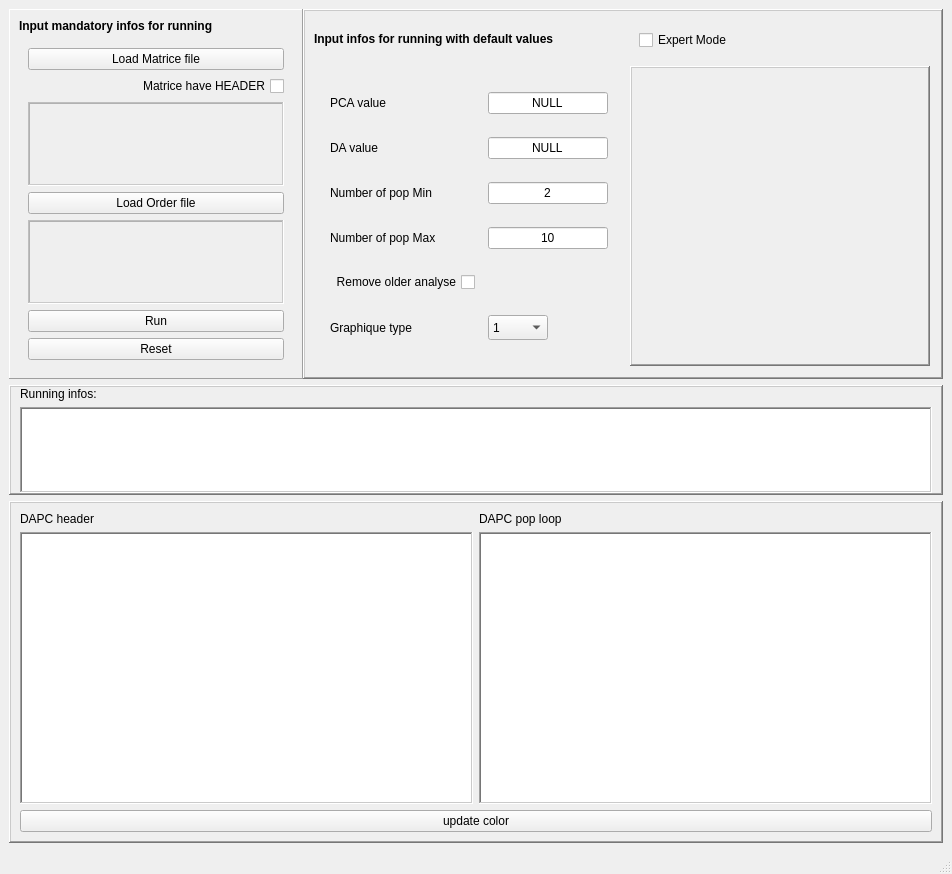
<?xml version="1.0" encoding="UTF-8"?>
<ui version="4.0">
 <class>dapc</class>
 <widget class="QMainWindow" name="dapc">
  <property name="windowModality">
   <enum>Qt::WindowModal</enum>
  </property>
  <property name="geometry">
   <rect>
    <x>0</x>
    <y>0</y>
    <width>952</width>
    <height>874</height>
   </rect>
  </property>
  <property name="sizePolicy">
   <sizepolicy hsizetype="Minimum" vsizetype="Minimum">
    <horstretch>0</horstretch>
    <verstretch>0</verstretch>
   </sizepolicy>
  </property>
  <property name="focusPolicy">
   <enum>Qt::StrongFocus</enum>
  </property>
  <property name="windowTitle">
   <string>GUI Run DAPC</string>
  </property>
  <property name="windowIcon">
   <iconset>
    <normaloff>../../../../../../../../run/user/1000/gvfs/sftp:host=cc2-login.cirad.fr,user=sravel/homedir/sravel/programme/ScriptsSEB/scripts/GUI/DAPC/includes/icon.ico</normaloff>../../../../../../../../run/user/1000/gvfs/sftp:host=cc2-login.cirad.fr,user=sravel/homedir/sravel/programme/ScriptsSEB/scripts/GUI/DAPC/includes/icon.ico</iconset>
  </property>
  <property name="accessibleName">
   <string>GUI Run_DAPC</string>
  </property>
  <property name="iconSize">
   <size>
    <width>32</width>
    <height>32</height>
   </size>
  </property>
  <property name="toolButtonStyle">
   <enum>Qt::ToolButtonFollowStyle</enum>
  </property>
  <property name="documentMode">
   <bool>true</bool>
  </property>
  <widget class="QWidget" name="centralwidget">
   <layout class="QGridLayout" name="gridLayout_5">
    <item row="1" column="1" colspan="2">
     <widget class="QFrame" name="frameRun">
      <property name="maximumSize">
       <size>
        <width>16777215</width>
        <height>110</height>
       </size>
      </property>
      <property name="frameShape">
       <enum>QFrame::WinPanel</enum>
      </property>
      <property name="frameShadow">
       <enum>QFrame::Raised</enum>
      </property>
      <layout class="QGridLayout" name="gridLayout_3">
       <property name="topMargin">
        <number>0</number>
       </property>
       <property name="rightMargin">
        <number>9</number>
       </property>
       <property name="bottomMargin">
        <number>0</number>
       </property>
       <item row="3" column="0">
        <widget class="QPlainTextEdit" name="runningPlainTextEdit">
         <property name="enabled">
          <bool>true</bool>
         </property>
         <property name="maximumSize">
          <size>
           <width>16777215</width>
           <height>150</height>
          </size>
         </property>
         <property name="toolTip">
          <string>See running info here</string>
         </property>
         <property name="frameShape">
          <enum>QFrame::WinPanel</enum>
         </property>
         <property name="frameShadow">
          <enum>QFrame::Sunken</enum>
         </property>
        </widget>
       </item>
       <item row="2" column="0">
        <widget class="QLabel" name="runningLabel">
         <property name="maximumSize">
          <size>
           <width>16777215</width>
           <height>20</height>
          </size>
         </property>
         <property name="text">
          <string>Running infos:</string>
         </property>
        </widget>
       </item>
      </layout>
     </widget>
    </item>
    <item row="2" column="1" colspan="2">
     <widget class="QFrame" name="expertFrame">
      <property name="frameShape">
       <enum>QFrame::WinPanel</enum>
      </property>
      <property name="frameShadow">
       <enum>QFrame::Raised</enum>
      </property>
      <layout class="QGridLayout" name="gridLayout_7">
       <item row="4" column="1">
        <widget class="QPlainTextEdit" name="DAPCfixPlainTextEdit">
         <property name="focusPolicy">
          <enum>Qt::ClickFocus</enum>
         </property>
         <property name="toolTip">
          <string>Code contain DAPC header to load librairy,  load data and do PCA</string>
         </property>
         <property name="frameShape">
          <enum>QFrame::WinPanel</enum>
         </property>
         <property name="plainText">
          <string/>
         </property>
        </widget>
       </item>
       <item row="4" column="2">
        <widget class="QPlainTextEdit" name="DAPCchangePlainTextEdit">
         <property name="focusPolicy">
          <enum>Qt::ClickFocus</enum>
         </property>
         <property name="toolTip">
          <string>R code use in loop to build all graph/tab between popMin popMax</string>
         </property>
         <property name="frameShape">
          <enum>QFrame::WinPanel</enum>
         </property>
         <property name="plainText">
          <string/>
         </property>
        </widget>
       </item>
       <item row="2" column="2">
        <widget class="QLabel" name="DAPCchangeLabel">
         <property name="text">
          <string>DAPC pop loop</string>
         </property>
        </widget>
       </item>
       <item row="2" column="1">
        <widget class="QLabel" name="DAPCfixLabel">
         <property name="text">
          <string>DAPC header</string>
         </property>
        </widget>
       </item>
       <item row="5" column="1" colspan="2">
        <widget class="QPushButton" name="updateColorPushButton">
         <property name="text">
          <string>update color</string>
         </property>
        </widget>
       </item>
      </layout>
     </widget>
    </item>
    <item row="0" column="1" colspan="2">
     <widget class="QFrame" name="frame">
      <property name="sizePolicy">
       <sizepolicy hsizetype="Minimum" vsizetype="Minimum">
        <horstretch>0</horstretch>
        <verstretch>0</verstretch>
       </sizepolicy>
      </property>
      <property name="maximumSize">
       <size>
        <width>16777215</width>
        <height>370</height>
       </size>
      </property>
      <property name="frameShape">
       <enum>QFrame::NoFrame</enum>
      </property>
      <property name="frameShadow">
       <enum>QFrame::Raised</enum>
      </property>
      <layout class="QHBoxLayout" name="horizontalLayout">
       <property name="spacing">
        <number>0</number>
       </property>
       <property name="leftMargin">
        <number>0</number>
       </property>
       <property name="topMargin">
        <number>0</number>
       </property>
       <property name="rightMargin">
        <number>0</number>
       </property>
       <property name="bottomMargin">
        <number>0</number>
       </property>
       <item>
        <spacer name="horizontalSpacer">
         <property name="orientation">
          <enum>Qt::Horizontal</enum>
         </property>
         <property name="sizeHint" stdset="0">
          <size>
           <width>0</width>
           <height>20</height>
          </size>
         </property>
        </spacer>
       </item>
       <item>
        <widget class="QFrame" name="frameMandatory">
         <property name="maximumSize">
          <size>
           <width>500</width>
           <height>370</height>
          </size>
         </property>
         <property name="frameShape">
          <enum>QFrame::Panel</enum>
         </property>
         <property name="frameShadow">
          <enum>QFrame::Raised</enum>
         </property>
         <layout class="QFormLayout" name="formLayout">
          <item row="0" column="0">
           <widget class="QLabel" name="labelMandatory">
            <property name="text">
             <string>&lt;html&gt;&lt;head/&gt;&lt;body&gt;&lt;p&gt;&lt;span style=&quot; font-weight:600;&quot;&gt;Input mandatory infos for running&lt;/span&gt;&lt;/p&gt;&lt;/body&gt;&lt;/html&gt;</string>
            </property>
            <property name="textFormat">
             <enum>Qt::RichText</enum>
            </property>
           </widget>
          </item>
          <item row="1" column="0">
           <widget class="QFrame" name="loadFrame">
            <property name="frameShape">
             <enum>QFrame::NoFrame</enum>
            </property>
            <property name="frameShadow">
             <enum>QFrame::Raised</enum>
            </property>
            <layout class="QGridLayout" name="gridLayout_4">
             <item row="6" column="0">
              <widget class="QPushButton" name="resetPushButton">
               <property name="toolTip">
                <string>&lt;html&gt;&lt;head/&gt;&lt;body&gt;&lt;p&gt;Reset to default value all  programm's options&lt;/p&gt;&lt;/body&gt;&lt;/html&gt;</string>
               </property>
               <property name="whatsThis">
                <string>&lt;html&gt;&lt;head/&gt;&lt;body&gt;&lt;p&gt;reset the programm&lt;/p&gt;&lt;/body&gt;&lt;/html&gt;</string>
               </property>
               <property name="accessibleName">
                <string>buttonReset</string>
               </property>
               <property name="text">
                <string>Reset</string>
               </property>
               <property name="checkable">
                <bool>false</bool>
               </property>
              </widget>
             </item>
             <item row="4" column="0">
              <widget class="QPlainTextEdit" name="orderPlainTextEdit">
               <property name="enabled">
                <bool>false</bool>
               </property>
               <property name="acceptDrops">
                <bool>false</bool>
               </property>
               <property name="toolTip">
                <string/>
               </property>
               <property name="whatsThis">
                <string>&lt;html&gt;&lt;head/&gt;&lt;body&gt;&lt;p&gt;Load or Add list of NCBI Accession&lt;/p&gt;&lt;p&gt;of nucleotide and or proteique database&lt;/p&gt;&lt;/body&gt;&lt;/html&gt;</string>
               </property>
               <property name="accessibleName">
                <string>plainTxtAccession</string>
               </property>
               <property name="frameShape">
                <enum>QFrame::WinPanel</enum>
               </property>
               <property name="plainText">
                <string/>
               </property>
              </widget>
             </item>
             <item row="0" column="0">
              <widget class="QPushButton" name="loadMatriceFilePushButton">
               <property name="toolTip">
                <string>&lt;!DOCTYPE HTML PUBLIC &quot;-//W3C//DTD HTML 4.0//EN&quot; &quot;http://www.w3.org/TR/REC-html40/strict.dtd&quot;&gt;
&lt;html&gt;&lt;head&gt;&lt;meta name=&quot;qrichtext&quot; content=&quot;1&quot; /&gt;&lt;style type=&quot;text/css&quot;&gt;
p, li { white-space: pre-wrap; }
&lt;/style&gt;&lt;/head&gt;&lt;body style=&quot; font-family:'Ubuntu'; font-size:11pt; font-weight:400; font-style:normal;&quot;&gt;
&lt;p style=&quot; margin-top:12px; margin-bottom:12px; margin-left:0px; margin-right:0px; -qt-block-indent:0; text-indent:0px;&quot;&gt;Open file dialog to load matrice file (tabular)&lt;\br&gt;EXEMPLE&lt;\br&gt;:&lt;/p&gt;
&lt;table&gt;&lt;thead&gt;&lt;tr&gt;&lt;th&gt; &lt;/th&gt;&lt;th&gt;Pyrms37&lt;/th&gt;&lt;th&gt;Pyrms47&lt;/th&gt;&lt;th&gt;Pyrms63&lt;/th&gt;&lt;th&gt;Pyrms77B&lt;/th&gt;&lt;th&gt;Pyrms83B&lt;/th&gt;&lt;th&gt;Pyrms233&lt;/th&gt;&lt;th&gt;Pyrms319&lt;/th&gt;&lt;th&gt;Pyrms427&lt;/th&gt;&lt;th&gt;Pyrms607&lt;/th&gt;&lt;th&gt;Pyrms657&lt;/th&gt;&lt;/tr&gt;&lt;/thead&gt;&lt;tbody&gt;&lt;tr&gt;&lt;td&gt;BD0009&lt;/td&gt;&lt;td&gt;199&lt;/td&gt;&lt;td&gt;165&lt;/td&gt;&lt;td&gt;167&lt;/td&gt;&lt;td&gt;194&lt;/td&gt;&lt;td&gt;124&lt;/td&gt;&lt;td&gt;259&lt;/td&gt;&lt;td&gt;281&lt;/td&gt;&lt;td&gt;213&lt;/td&gt;&lt;td&gt;278&lt;/td&gt;&lt;td&gt;166&lt;/td&gt;&lt;/tr&gt;&lt;tr&gt;&lt;td&gt;BD0024&lt;/td&gt;&lt;td&gt;197&lt;/td&gt;&lt;td&gt;163&lt;/td&gt;&lt;td&gt;151&lt;/td&gt;&lt;td&gt;194&lt;/td&gt;&lt;td&gt;115&lt;/td&gt;&lt;td&gt;253&lt;/td&gt;&lt;td&gt;284&lt;/td&gt;&lt;td&gt;211&lt;/td&gt;&lt;td&gt;284&lt;/td&gt;&lt;td&gt;168&lt;/td&gt;&lt;/tr&gt;&lt;tr&gt;&lt;td&gt;BF0030&lt;/td&gt;&lt;td&gt;197&lt;/td&gt;&lt;td&gt;163&lt;/td&gt;&lt;td&gt;151&lt;/td&gt;&lt;td&gt;194&lt;/td&gt;&lt;td&gt;103&lt;/td&gt;&lt;td&gt;250&lt;/td&gt;&lt;td&gt;284&lt;/td&gt;&lt;td&gt;210&lt;/td&gt;&lt;td&gt;284&lt;/td&gt;&lt;td&gt;168&lt;/td&gt;&lt;/tr&gt;&lt;tr&gt;&lt;td&gt;BF0031&lt;/td&gt;&lt;td&gt;197&lt;/td&gt;&lt;td&gt;163&lt;/td&gt;&lt;td&gt;151&lt;/td&gt;&lt;td&gt;194&lt;/td&gt;&lt;td&gt;103&lt;/td&gt;&lt;td&gt;250&lt;/td&gt;&lt;td&gt;284&lt;/td&gt;&lt;td&gt;211&lt;/td&gt;&lt;td&gt;284&lt;/td&gt;&lt;td&gt;168&lt;/td&gt;&lt;/tr&gt;&lt;tr&gt;&lt;td&gt;BF0033&lt;/td&gt;&lt;td&gt;197&lt;/td&gt;&lt;td&gt;165&lt;/td&gt;&lt;td&gt;151&lt;/td&gt;&lt;td&gt;194&lt;/td&gt;&lt;td&gt;112&lt;/td&gt;&lt;td&gt;253&lt;/td&gt;&lt;td&gt;284&lt;/td&gt;&lt;td&gt;213&lt;/td&gt;&lt;td&gt;284&lt;/td&gt;&lt;td&gt;168&lt;/td&gt;&lt;/tr&gt;&lt;tr&gt;&lt;td&gt;BF0034&lt;/td&gt;&lt;td&gt;197&lt;/td&gt;&lt;td&gt;165&lt;/td&gt;&lt;td&gt;151&lt;/td&gt;&lt;td&gt;196&lt;/td&gt;&lt;td&gt;112&lt;/td&gt;&lt;td&gt;253&lt;/td&gt;&lt;td&gt;284&lt;/td&gt;&lt;td&gt;213&lt;/td&gt;&lt;td&gt;284&lt;/td&gt;&lt;td&gt;168&lt;/td&gt;&lt;/tr&gt;&lt;/tbody&gt;&lt;/table&gt;
&lt;\br&gt;
&lt;\br&gt;
&lt;p style=&quot; margin-top:12px; margin-bottom:12px; margin-left:0px; margin-right:0px; -qt-block-indent:0; text-indent:0px;&quot;&gt;Empty data must be encode with '999'&lt;/p&gt;
&lt;/body&gt;&lt;/html&gt;</string>
               </property>
               <property name="whatsThis">
                <string>&lt;html&gt;&lt;head/&gt;&lt;body&gt;&lt;p&gt;Open file dialog to load list accession file (.txt)&lt;/p&gt;&lt;/body&gt;&lt;/html&gt;</string>
               </property>
               <property name="text">
                <string>Load Matrice file</string>
               </property>
              </widget>
             </item>
             <item row="1" column="0">
              <widget class="QCheckBox" name="headerCheckBox">
               <property name="acceptDrops">
                <bool>false</bool>
               </property>
               <property name="toolTip">
                <string>&lt;html&gt;&lt;head/&gt;&lt;body&gt;&lt;p&gt;If the directory already exist, use checkbox to remove it. &lt;\br&gt;Be careful it will be definitively remove !!!!&lt;br/&gt;&lt;/p&gt;&lt;/body&gt;&lt;/html&gt;</string>
               </property>
               <property name="layoutDirection">
                <enum>Qt::RightToLeft</enum>
               </property>
               <property name="text">
                <string>Matrice have HEADER</string>
               </property>
              </widget>
             </item>
             <item row="2" column="0">
              <widget class="QPlainTextEdit" name="matricePlainTextEdit">
               <property name="enabled">
                <bool>false</bool>
               </property>
               <property name="acceptDrops">
                <bool>false</bool>
               </property>
               <property name="toolTip">
                <string/>
               </property>
               <property name="whatsThis">
                <string>&lt;html&gt;&lt;head/&gt;&lt;body&gt;&lt;p&gt;Load or Add list of NCBI Accession&lt;/p&gt;&lt;p&gt;of nucleotide and or proteique database&lt;/p&gt;&lt;/body&gt;&lt;/html&gt;</string>
               </property>
               <property name="accessibleName">
                <string>plainTxtAccession</string>
               </property>
               <property name="frameShape">
                <enum>QFrame::WinPanel</enum>
               </property>
               <property name="plainText">
                <string/>
               </property>
              </widget>
             </item>
             <item row="5" column="0">
              <widget class="QPushButton" name="runPushButton">
               <property name="toolTip">
                <string>Run making R script</string>
               </property>
               <property name="text">
                <string>Run</string>
               </property>
              </widget>
             </item>
             <item row="3" column="0">
              <widget class="QPushButton" name="loadOrderFilePushButton">
               <property name="toolTip">
                <string>&lt;html&gt;&lt;head/&gt;&lt;body&gt;&lt;p&gt;Open file dialog to load tabular order keep file (with 2 columns serapte by tabular)&lt;/p&gt;
&lt;table&gt;&lt;thead&gt;&lt;tr&gt;&lt;td&gt;BD0009&lt;/td&gt;&lt;td&gt;Burundi&lt;/td&gt;&lt;/tr&gt;&lt;/thead&gt;&lt;tbody&gt;&lt;tr&gt;&lt;td&gt;BD0024&lt;/td&gt;&lt;td&gt;Burundi&lt;/td&gt;&lt;/tr&gt;&lt;tr&gt;&lt;td&gt;BF0030&lt;/td&gt;&lt;td&gt;Burkina Faso&lt;/td&gt;&lt;/tr&gt;&lt;tr&gt;&lt;td&gt;BF0031&lt;/td&gt;&lt;td&gt;Burkina Faso&lt;/td&gt;&lt;/tr&gt;&lt;tr&gt;&lt;td&gt;BF0033&lt;/td&gt;&lt;td&gt;Burkina Faso&lt;/td&gt;&lt;/tr&gt;&lt;tr&gt;&lt;td&gt;BF0034&lt;/td&gt;&lt;td&gt;Burkina Faso&lt;/td&gt;&lt;/tr&gt;&lt;tr&gt;&lt;td&gt;BF0035&lt;/td&gt;&lt;td&gt;Burkina Faso&lt;/td&gt;&lt;/tr&gt;&lt;tr&gt;&lt;td&gt;BF0036&lt;/td&gt;&lt;td&gt;Burkina Faso&lt;/td&gt;&lt;/tr&gt;&lt;/tbody&gt;&lt;/table&gt;
&lt;/body&gt;&lt;/html&gt;</string>
               </property>
               <property name="whatsThis">
                <string>&lt;html&gt;&lt;head/&gt;&lt;body&gt;&lt;p&gt;Open file dialog to load list accession file (.txt)&lt;/p&gt;&lt;/body&gt;&lt;/html&gt;</string>
               </property>
               <property name="text">
                <string>Load Order file</string>
               </property>
              </widget>
             </item>
            </layout>
           </widget>
          </item>
         </layout>
        </widget>
       </item>
       <item>
        <widget class="QFrame" name="frameDefault">
         <property name="minimumSize">
          <size>
           <width>640</width>
           <height>0</height>
          </size>
         </property>
         <property name="maximumSize">
          <size>
           <width>16777215</width>
           <height>370</height>
          </size>
         </property>
         <property name="frameShape">
          <enum>QFrame::WinPanel</enum>
         </property>
         <property name="frameShadow">
          <enum>QFrame::Raised</enum>
         </property>
         <layout class="QGridLayout" name="gridLayout_2">
          <item row="1" column="1">
           <widget class="QFrame" name="imageGraphFrame">
            <property name="minimumSize">
             <size>
              <width>300</width>
              <height>300</height>
             </size>
            </property>
            <property name="maximumSize">
             <size>
              <width>300</width>
              <height>300</height>
             </size>
            </property>
            <property name="frameShape">
             <enum>QFrame::WinPanel</enum>
            </property>
            <property name="frameShadow">
             <enum>QFrame::Raised</enum>
            </property>
            <layout class="QGridLayout" name="gridLayout_9">
             <property name="leftMargin">
              <number>1</number>
             </property>
             <property name="topMargin">
              <number>1</number>
             </property>
             <property name="rightMargin">
              <number>1</number>
             </property>
             <property name="bottomMargin">
              <number>1</number>
             </property>
             <property name="spacing">
              <number>0</number>
             </property>
             <item row="0" column="0">
              <widget class="QLabel" name="imgLabel">
               <property name="minimumSize">
                <size>
                 <width>298</width>
                 <height>298</height>
                </size>
               </property>
               <property name="maximumSize">
                <size>
                 <width>298</width>
                 <height>298</height>
                </size>
               </property>
               <property name="toolTip">
                <string>&lt;html&gt;&lt;head/&gt;&lt;body&gt;&lt;p&gt;Graphic previous&lt;br/&gt;&lt;/p&gt;&lt;/body&gt;&lt;/html&gt;</string>
               </property>
               <property name="text">
                <string/>
               </property>
               <property name="textFormat">
                <enum>Qt::AutoText</enum>
               </property>
               <property name="pixmap">
                <pixmap>../../../../../../../../run/user/1000/gvfs/sftp:host=cc2-login.cirad.fr,user=sravel/homedir/sravel/programme/ScriptsSEB/scripts/GUI/DAPC/includes/graph1.png</pixmap>
               </property>
               <property name="scaledContents">
                <bool>true</bool>
               </property>
               <property name="alignment">
                <set>Qt::AlignCenter</set>
               </property>
               <property name="wordWrap">
                <bool>false</bool>
               </property>
               <property name="indent">
                <number>0</number>
               </property>
              </widget>
             </item>
            </layout>
           </widget>
          </item>
          <item row="0" column="1">
           <widget class="QFrame" name="expertFrame_2">
            <property name="minimumSize">
             <size>
              <width>40</width>
              <height>40</height>
             </size>
            </property>
            <property name="maximumSize">
             <size>
              <width>16777215</width>
              <height>40</height>
             </size>
            </property>
            <property name="frameShape">
             <enum>QFrame::NoFrame</enum>
            </property>
            <property name="frameShadow">
             <enum>QFrame::Raised</enum>
            </property>
            <layout class="QGridLayout" name="gridLayout_6">
             <item row="1" column="0">
              <widget class="QCheckBox" name="expertCheckBox">
               <property name="minimumSize">
                <size>
                 <width>282</width>
                 <height>0</height>
                </size>
               </property>
               <property name="maximumSize">
                <size>
                 <width>282</width>
                 <height>16777215</height>
                </size>
               </property>
               <property name="toolTip">
                <string>&lt;html&gt;&lt;head/&gt;&lt;body&gt;&lt;p&gt;
Enter in expert mode to change R code. Be careful R script can not run if you remove important code !!!&lt;br/&gt;&lt;/p&gt;&lt;/body&gt;&lt;/html&gt;</string>
               </property>
               <property name="text">
                <string>Expert Mode</string>
               </property>
              </widget>
             </item>
            </layout>
           </widget>
          </item>
          <item row="1" column="0">
           <widget class="QFrame" name="valueDefaultFrame">
            <property name="minimumSize">
             <size>
              <width>310</width>
              <height>0</height>
             </size>
            </property>
            <property name="maximumSize">
             <size>
              <width>310</width>
              <height>16777215</height>
             </size>
            </property>
            <property name="frameShape">
             <enum>QFrame::NoFrame</enum>
            </property>
            <property name="frameShadow">
             <enum>QFrame::Raised</enum>
            </property>
            <layout class="QGridLayout" name="gridLayout">
             <item row="0" column="0">
              <widget class="QLabel" name="PCALabel">
               <property name="maximumSize">
                <size>
                 <width>136</width>
                 <height>16777215</height>
                </size>
               </property>
               <property name="text">
                <string>PCA value</string>
               </property>
              </widget>
             </item>
             <item row="7" column="0">
              <widget class="QLabel" name="popMaxLabel">
               <property name="maximumSize">
                <size>
                 <width>136</width>
                 <height>16777215</height>
                </size>
               </property>
               <property name="text">
                <string>Number of pop Max</string>
               </property>
              </widget>
             </item>
             <item row="8" column="0">
              <widget class="QCheckBox" name="rmOldCheckBox">
               <property name="acceptDrops">
                <bool>false</bool>
               </property>
               <property name="toolTip">
                <string>&lt;html&gt;&lt;head/&gt;&lt;body&gt;&lt;p&gt;If the directory already exist, use checkbox to remove it. &lt;\br&gt;Be careful it will be definitively remove !!!!&lt;br/&gt;&lt;/p&gt;&lt;/body&gt;&lt;/html&gt;</string>
               </property>
               <property name="layoutDirection">
                <enum>Qt::RightToLeft</enum>
               </property>
               <property name="text">
                <string>Remove older analyse</string>
               </property>
              </widget>
             </item>
             <item row="5" column="0">
              <widget class="QLabel" name="popMinLabel">
               <property name="maximumSize">
                <size>
                 <width>142</width>
                 <height>16777215</height>
                </size>
               </property>
               <property name="text">
                <string>Number of pop Min</string>
               </property>
              </widget>
             </item>
             <item row="3" column="0">
              <widget class="QLabel" name="DALabel">
               <property name="maximumSize">
                <size>
                 <width>136</width>
                 <height>16777215</height>
                </size>
               </property>
               <property name="text">
                <string>DA value</string>
               </property>
              </widget>
             </item>
             <item row="10" column="0">
              <widget class="QLabel" name="graphLabel">
               <property name="maximumSize">
                <size>
                 <width>136</width>
                 <height>25</height>
                </size>
               </property>
               <property name="text">
                <string>Graphique type</string>
               </property>
              </widget>
             </item>
             <item row="0" column="1">
              <widget class="QLineEdit" name="PCAlineEdit">
               <property name="maximumSize">
                <size>
                 <width>120</width>
                 <height>16777215</height>
                </size>
               </property>
               <property name="toolTip">
                <string>&lt;html&gt;&lt;head/&gt;&lt;body&gt;&lt;p&gt;
Number of PCA retain's for DAPC&lt;br/&gt;
Must be integer,  indicating the number of axes retained in the Principal Component Analysis (PCA) step.&lt;br/&gt;
If NULL, interactive selection is triggered.&lt;/p&gt;&lt;/body&gt;&lt;/html&gt;</string>
               </property>
               <property name="text">
                <string>NULL</string>
               </property>
               <property name="alignment">
                <set>Qt::AlignCenter</set>
               </property>
              </widget>
             </item>
             <item row="3" column="1">
              <widget class="QLineEdit" name="DAlineEdit">
               <property name="maximumSize">
                <size>
                 <width>120</width>
                 <height>16777215</height>
                </size>
               </property>
               <property name="toolTip">
                <string>&lt;html&gt;&lt;head/&gt;&lt;body&gt;&lt;p&gt;
Number of DA retain's for DAPC&lt;br/&gt;
must be integer,  indicating the number of axes retained in the Discriminant Analysis step.&lt;br/&gt;
If NULL, interactive selection is triggered.&lt;/p&gt;&lt;/body&gt;&lt;/html&gt;</string>
               </property>
               <property name="text">
                <string>NULL</string>
               </property>
               <property name="alignment">
                <set>Qt::AlignCenter</set>
               </property>
              </widget>
             </item>
             <item row="5" column="1">
              <widget class="QLineEdit" name="popMinLineEdit">
               <property name="maximumSize">
                <size>
                 <width>120</width>
                 <height>16777215</height>
                </size>
               </property>
               <property name="toolTip">
                <string>&lt;html&gt;&lt;head/&gt;&lt;body&gt;&lt;p&gt;
Number of population minimal to run DAPC (must by between 2 and maxPopValue)&lt;br/&gt;
An optinal integer indicating the number of clusters to be sought.&lt;br/&gt;
If provided, the function will only run K-means once, for this number of clusters.&lt;br/&gt;
If left as NULL, several K-means are run for a range of k (number of clusters) values.&lt;/p&gt;&lt;/body&gt;&lt;/html&gt;</string>
               </property>
               <property name="text">
                <string>2</string>
               </property>
               <property name="alignment">
                <set>Qt::AlignCenter</set>
               </property>
              </widget>
             </item>
             <item row="7" column="1">
              <widget class="QLineEdit" name="popMaxLineEdit">
               <property name="maximumSize">
                <size>
                 <width>120</width>
                 <height>16777215</height>
                </size>
               </property>
               <property name="toolTip">
                <string>&lt;html&gt;&lt;head/&gt;&lt;body&gt;&lt;p&gt;
Number of population maximum for DAPC. (Warning: R script colours contain only 10 values increase numbre if you select more than 10.)&lt;br/&gt;
An optinal integer indicating the number of clusters to be sought.&lt;br/&gt;
If provided, the function will only run K-means once, for this number of clusters.&lt;br/&gt;
If left as NULL, several K-means are run for a range of k (number of clusters) values.&lt;/p&gt;&lt;/body&gt;&lt;/html&gt;</string>
               </property>
               <property name="text">
                <string>10</string>
               </property>
               <property name="alignment">
                <set>Qt::AlignCenter</set>
               </property>
              </widget>
             </item>
             <item row="10" column="1">
              <widget class="QComboBox" name="graphTypeComboBox">
               <property name="maximumSize">
                <size>
                 <width>60</width>
                 <height>25</height>
                </size>
               </property>
               <property name="toolTip">
                <string>&lt;html&gt;&lt;head/&gt;&lt;body&gt;&lt;p&gt;
Modifie the graph build by R script. See below to select value&lt;br/&gt;&lt;/p&gt;&lt;/body&gt;&lt;/html&gt;</string>
               </property>
               <property name="editable">
                <bool>false</bool>
               </property>
               <property name="currentIndex">
                <number>0</number>
               </property>
               <property name="maxCount">
                <number>10</number>
               </property>
               <item>
                <property name="text">
                 <string>1</string>
                </property>
               </item>
               <item>
                <property name="text">
                 <string>2</string>
                </property>
               </item>
               <item>
                <property name="text">
                 <string>3</string>
                </property>
               </item>
              </widget>
             </item>
            </layout>
           </widget>
          </item>
          <item row="0" column="0">
           <widget class="QLabel" name="defaultLabel">
            <property name="maximumSize">
             <size>
              <width>310</width>
              <height>17</height>
             </size>
            </property>
            <property name="text">
             <string>&lt;html&gt;&lt;head/&gt;&lt;body&gt;&lt;p&gt;&lt;span style=&quot; font-weight:600;&quot;&gt;Input infos for running with default values&lt;/span&gt;&lt;/p&gt;&lt;/body&gt;&lt;/html&gt;</string>
            </property>
           </widget>
          </item>
         </layout>
        </widget>
       </item>
       <item>
        <spacer name="horizontalSpacer_2">
         <property name="orientation">
          <enum>Qt::Horizontal</enum>
         </property>
         <property name="sizeHint" stdset="0">
          <size>
           <width>0</width>
           <height>20</height>
          </size>
         </property>
        </spacer>
       </item>
      </layout>
     </widget>
    </item>
   </layout>
  </widget>
  <widget class="QMenuBar" name="menubar">
   <property name="geometry">
    <rect>
     <x>0</x>
     <y>0</y>
     <width>952</width>
     <height>19</height>
    </rect>
   </property>
  </widget>
  <widget class="QStatusBar" name="statusbar"/>
 </widget>
 <resources/>
 <connections/>
</ui>
